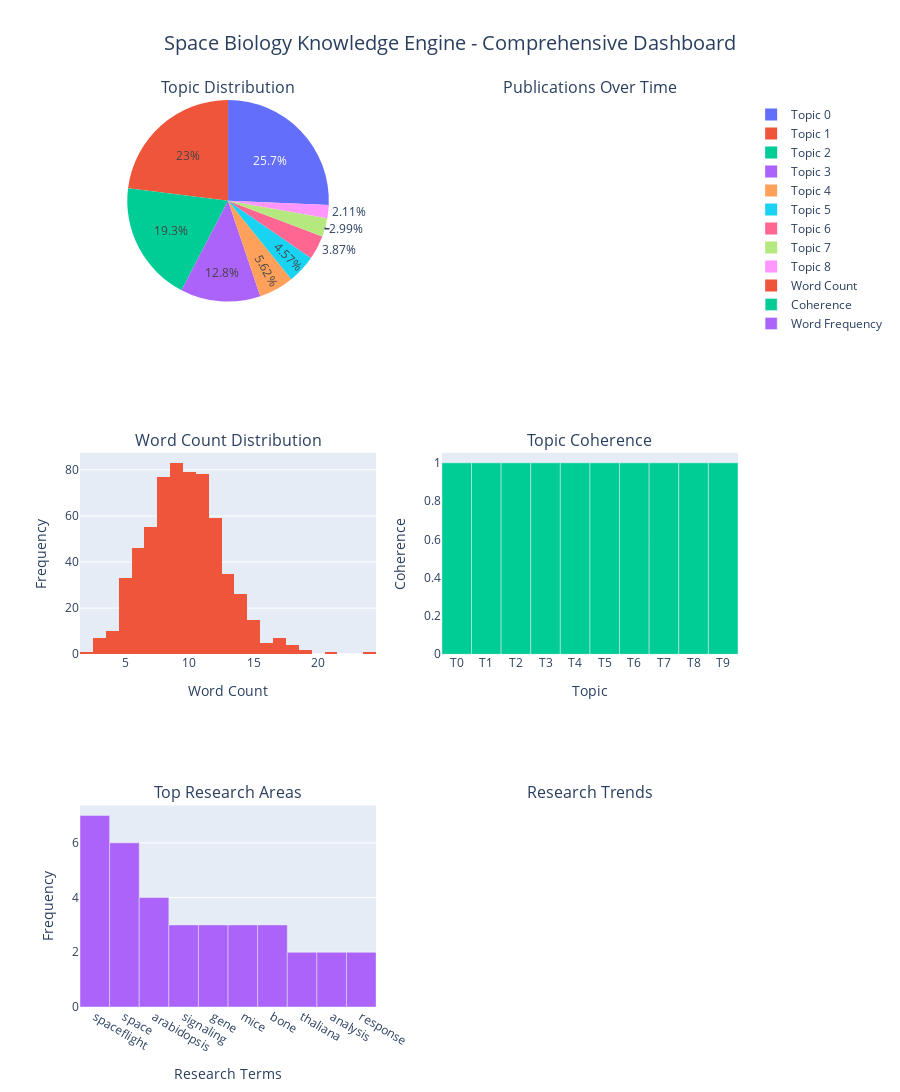

Write notebook code for a chart like this one.
### Code cell
# Cell 13: Comprehensive Interactive Dashboard
print("🔄 Creating comprehensive interactive dashboard...")

# Create a comprehensive dashboard with multiple visualizations
fig = make_subplots(
    rows=3, cols=2,
    subplot_titles=('Topic Distribution', 'Publications Over Time', 
                   'Word Count Distribution', 'Topic Coherence',
                   'Top Research Areas', 'Research Trends'),
    specs=[[{"type": "pie"}, {"type": "scatter"}],
           [{"type": "histogram"}, {"type": "bar"}],
           [{"type": "bar"}, {"type": "scatter"}]]
)

# 1. Topic Distribution (Pie Chart)
if 'topic' in df_publications.columns:
    topic_counts = df_publications['topic'].value_counts().dropna()
    if len(topic_counts) > 0:
        fig.add_trace(
            go.Pie(labels=[f'Topic {int(t)}' for t in topic_counts.index], 
                   values=topic_counts.values, name="Topics"),
            row=1, col=1
        )

# 2. Publications Over Time (if year data available)
if 'year' in df_publications.columns and df_publications['year'].notna().sum() > 0:
    yearly_counts = df_publications['year'].value_counts().sort_index()
    fig.add_trace(
        go.Scatter(x=yearly_counts.index, y=yearly_counts.values, 
                  mode='lines+markers', name='Publications'),
        row=1, col=2
    )

# 3. Word Count Distribution
if 'word_count' in df_publications.columns:
    fig.add_trace(
        go.Histogram(x=df_publications['word_count'], nbinsx=30, name='Word Count'),
        row=2, col=1
    )

# 4. Topic Coherence (if topic words available)
if topic_words:
    topic_coherence = {}
    for topic_id, words in topic_words.items():
        if words:
            topic_coherence[topic_id] = np.mean(list(words.values()))
    
    if topic_coherence:
        fig.add_trace(
            go.Bar(x=[f'T{int(t)}' for t in topic_coherence.keys()], 
                   y=list(topic_coherence.values()), name='Coherence'),
            row=2, col=2
        )

# 5. Top Research Areas (most frequent words)
if topic_words:
    all_words = Counter()
    for word_freq in topic_words.values():
        all_words.update(word_freq)
    
    top_words = all_words.most_common(10)
    if top_words:
        fig.add_trace(
            go.Bar(x=[word for word, freq in top_words], 
                   y=[freq for word, freq in top_words], name='Word Frequency'),
            row=3, col=1
        )

# 6. Research Trends (topic evolution if temporal data available)
if 'year' in df_publications.columns and 'topic' in df_publications.columns:
    df_temp = df_publications.dropna(subset=['year', 'topic'])
    if len(df_temp) > 0:
        df_temp['year'] = df_temp['year'].astype(int)
        df_temp = df_temp[(df_temp['year'] >= 1990) & (df_temp['year'] <= 2024)]
        
        if len(df_temp) > 0:
            topic_yearly = df_temp.groupby(['year', 'topic']).size().unstack(fill_value=0)
            for topic in topic_yearly.columns[:3]:  # Show top 3 topics
                fig.add_trace(
                    go.Scatter(x=topic_yearly.index, y=topic_yearly[topic], 
                              mode='lines', name=f'Topic {int(topic)}'),
                    row=3, col=2
                )

# Update layout
fig.update_layout(
    height=1200,
    showlegend=True,
    title_text="Space Biology Knowledge Engine - Comprehensive Dashboard",
    title_x=0.5,
    title_font_size=20
)

# Update axes labels
fig.update_xaxes(title_text="Year", row=1, col=2)
fig.update_yaxes(title_text="Publications", row=1, col=2)
fig.update_xaxes(title_text="Word Count", row=2, col=1)
fig.update_yaxes(title_text="Frequency", row=2, col=1)
fig.update_xaxes(title_text="Topic", row=2, col=2)
fig.update_yaxes(title_text="Coherence", row=2, col=2)
fig.update_xaxes(title_text="Research Terms", row=3, col=1)
fig.update_yaxes(title_text="Frequency", row=3, col=1)
fig.update_xaxes(title_text="Year", row=3, col=2)
fig.update_yaxes(title_text="Publications", row=3, col=2)

fig.show()

# Create summary statistics
print("\n📊 Space Biology Knowledge Engine - Summary Statistics")
print("=" * 60)

if 'topic' in df_publications.columns:
    valid_topics = df_publications['topic'].dropna()
    print(f"Total Publications: {len(df_publications)}")
    print(f"Publications with Topics: {len(valid_topics)}")
    print(f"Number of Topics: {df_publications['topic'].nunique()}")
    
    if len(valid_topics) > 0:
        print(f"Most Common Topic: Topic {int(valid_topics.mode().iloc[0])} ({valid_topics.value_counts().iloc[0]} publications)")

if 'word_count' in df_publications.columns:
    print(f"Average Word Count: {df_publications['word_count'].mean():.1f}")
    print(f"Median Word Count: {df_publications['word_count'].median():.1f}")

if 'year' in df_publications.columns and df_publications['year'].notna().sum() > 0:
    years = df_publications['year'].dropna()
    print(f"Year Range: {years.min()} - {years.max()}")
    print(f"Publications with Year Data: {len(years)}")

if embeddings is not None:
    print(f"Embedding Dimensions: {embeddings.shape[1]}")
    print(f"Total Embeddings: {embeddings.shape[0]}")

if topic_words:
    total_words = sum(len(words) for words in topic_words.values())
    print(f"Total Unique Words: {total_words}")

print("\n🎯 Key Insights:")
print("-" * 30)

if 'topic' in df_publications.columns and len(valid_topics) > 0:
    topic_distribution = valid_topics.value_counts()
    print(f"• Most researched area: Topic {int(topic_distribution.index[0])} ({topic_distribution.iloc[0]} publications)")
    print(f"• Least researched area: Topic {int(topic_distribution.index[-1])} ({topic_distribution.iloc[-1]} publications)")

if topic_words:
    all_words = Counter()
    for word_freq in topic_words.values():
        all_words.update(word_freq)
    
    if all_words:
        top_word = all_words.most_common(1)[0]
        print(f"• Most frequent research term: '{top_word[0]}' ({top_word[1]} occurrences)")

if 'year' in df_publications.columns and df_publications['year'].notna().sum() > 0:
    yearly_counts = df_publications['year'].value_counts().sort_index()
    if len(yearly_counts) > 0:
        peak_year = yearly_counts.idxmax()
        print(f"• Peak research year: {peak_year} ({yearly_counts[peak_year]} publications)")

print("\n✅ Comprehensive dashboard completed!")

### Figure 1 — Plotly figure (JSON) as saved in the notebook; plotly's stock layout.template omitted (floating-point values rounded to 4 significant figures; data arrays with more than 128 entries replaced by an {"elided": "..."} marker saying what was removed)
{"data": [{"domain": {"x": [0, 0.45], "y": [0.7778, 1]}, "labels": ["Topic 0", "Topic 1", "Topic 2", "Topic 3", "Topic 4", "Topic 5", "Topic 6", "Topic 7", "Topic 8"], "name": "Topics", "type": "pie", "values": [146, 131, 110, 73, 32, 26, 22, 17, 12]}, {"name": "Word Count", "nbinsx": 30, "type": "histogram", "x": {"elided": "624 int values"}, "xaxis": "x2", "yaxis": "y2"}, {"name": "Coherence", "type": "bar", "x": ["T0", "T1", "T2", "T3", "T4", "T5", "T6", "T7", "T8", "T9"], "xaxis": "x3", "y": [1, 1, 1, 1, 1, 1, 1, 1, 1, 1], "yaxis": "y3"}, {"name": "Word Frequency", "type": "bar", "x": ["spaceflight", "space", "arabidopsis", "signaling", "gene", "mice", "bone", "thaliana", "analysis", "response"], "xaxis": "x4", "y": [7, 6, 4, 3, 3, 3, 3, 2, 2, 2], "yaxis": "y4"}], "layout": {"annotations": [{"font": {"size": 16}, "showarrow": false, "text": "Topic Distribution", "x": 0.225, "xanchor": "center", "xref": "paper", "y": 1, "yanchor": "bottom", "yref": "paper"}, {"font": {"size": 16}, "showarrow": false, "text": "Publications Over Time", "x": 0.775, "xanchor": "center", "xref": "paper", "y": 1, "yanchor": "bottom", "yref": "paper"}, {"font": {"size": 16}, "showarrow": false, "text": "Word Count Distribution", "x": 0.225, "xanchor": "center", "xref": "paper", "y": 0.6111, "yanchor": "bottom", "yref": "paper"}, {"font": {"size": 16}, "showarrow": false, "text": "Topic Coherence", "x": 0.775, "xanchor": "center", "xref": "paper", "y": 0.6111, "yanchor": "bottom", "yref": "paper"}, {"font": {"size": 16}, "showarrow": false, "text": "Top Research Areas", "x": 0.225, "xanchor": "center", "xref": "paper", "y": 0.2222, "yanchor": "bottom", "yref": "paper"}, {"font": {"size": 16}, "showarrow": false, "text": "Research Trends", "x": 0.775, "xanchor": "center", "xref": "paper", "y": 0.2222, "yanchor": "bottom", "yref": "paper"}], "height": 1200, "showlegend": true, "title": {"font": {"size": 20}, "text": "Space Biology Knowledge Engine - Comprehensive Dashboard", "x": 0.5}, "xaxis": {"anchor": "y", "domain": [0.55, 1], "title": {"text": "Year"}}, "xaxis2": {"anchor": "y2", "domain": [0, 0.45], "title": {"text": "Word Count"}}, "xaxis3": {"anchor": "y3", "domain": [0.55, 1], "title": {"text": "Topic"}}, "xaxis4": {"anchor": "y4", "domain": [0, 0.45], "title": {"text": "Research Terms"}}, "xaxis5": {"anchor": "y5", "domain": [0.55, 1], "title": {"text": "Year"}}, "yaxis": {"anchor": "x", "domain": [0.7778, 1], "title": {"text": "Publications"}}, "yaxis2": {"anchor": "x2", "domain": [0.3889, 0.6111], "title": {"text": "Frequency"}}, "yaxis3": {"anchor": "x3", "domain": [0.3889, 0.6111], "title": {"text": "Coherence"}}, "yaxis4": {"anchor": "x4", "domain": [0, 0.2222], "title": {"text": "Frequency"}}, "yaxis5": {"anchor": "x5", "domain": [0, 0.2222], "title": {"text": "Publications"}}}}
